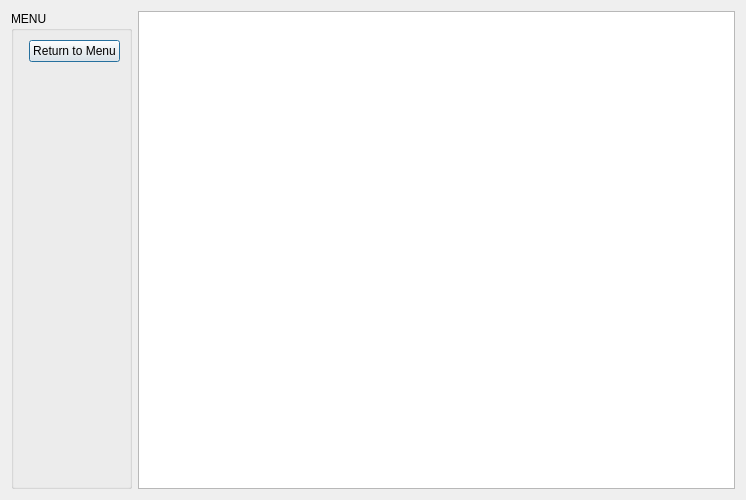
<?xml version="1.0" encoding="UTF-8"?>
<ui version="4.0">
 <class>Schedule</class>
 <widget class="QDialog" name="Schedule">
  <property name="geometry">
   <rect>
    <x>0</x>
    <y>0</y>
    <width>746</width>
    <height>500</height>
   </rect>
  </property>
  <property name="minimumSize">
   <size>
    <width>500</width>
    <height>500</height>
   </size>
  </property>
  <property name="windowTitle">
   <string>Dialog</string>
  </property>
  <layout class="QGridLayout" name="gridLayout">
   <item row="0" column="0">
    <widget class="QGroupBox" name="groupBox">
     <property name="sizePolicy">
      <sizepolicy hsizetype="Fixed" vsizetype="Preferred">
       <horstretch>0</horstretch>
       <verstretch>0</verstretch>
      </sizepolicy>
     </property>
     <property name="title">
      <string>MENU</string>
     </property>
     <layout class="QFormLayout" name="formLayout">
      <item row="0" column="1">
       <widget class="QPushButton" name="pushButton_return">
        <property name="text">
         <string>Return to Menu</string>
        </property>
       </widget>
      </item>
     </layout>
    </widget>
   </item>
   <item row="0" column="1">
    <widget class="QTableView" name="tableView_schedule">
     <property name="sizePolicy">
      <sizepolicy hsizetype="Preferred" vsizetype="Preferred">
       <horstretch>0</horstretch>
       <verstretch>0</verstretch>
      </sizepolicy>
     </property>
    </widget>
   </item>
  </layout>
 </widget>
 <resources/>
 <connections/>
</ui>
